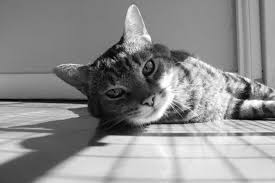
#> input picture download.jpeg, 275 x 183 px, found by its file name
$ python speckle.py
#> lines starting #> are read from the running program, lines starting #| are printed output that depends on the picture
#> further down, gray is the input picture: shape (183, 275); min 0, max 255, mean 141.4
import cv2
import numpy as np

def speckle_contrast_image(img, window_size=15):
#> called with window_size = 15
    pad = window_size // 2
    img_padded = cv2.copyMakeBorder(img, pad, pad, pad, pad, cv2.BORDER_REFLECT)
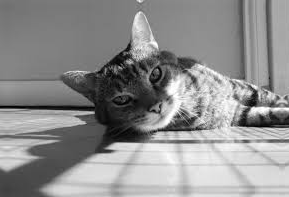
#> img_padded: shape (197, 289); min 0, max 255, mean 142.9
    contrast_map = np.zeros_like(img, dtype=np.float32)

    for i in range(pad, pad + img.shape[0]):
        for j in range(pad, pad + img.shape[1]):
            window = img_padded[i-pad:i+pad+1, j-pad:j+pad+1]
            mean = np.mean(window)
            std = np.std(window)
            contrast = std / (mean + 1e-10)
            contrast_map[i - pad, j - pad] = contrast
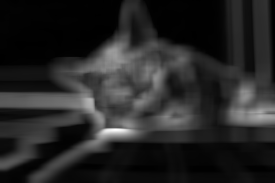
#> contrast_map: shape (183, 275) float32; min 0, max 1.3, mean 0.199; drawn with min black and max white

    # Normalize to 0-255 for display
    contrast_img = cv2.normalize(contrast_map, None, 0, 255, cv2.NORM_MINMAX)
    contrast_img = contrast_img.astype(np.uint8)
    return contrast_img

# Example usage
gray = cv2.imread(r"F:\8.Glucometer Setup IITH\download.jpeg", cv2.IMREAD_GRAYSCALE)
contrast_img = speckle_contrast_image(gray)
cv2.imwrite("speckle_contrast_visual.png", contrast_img)
